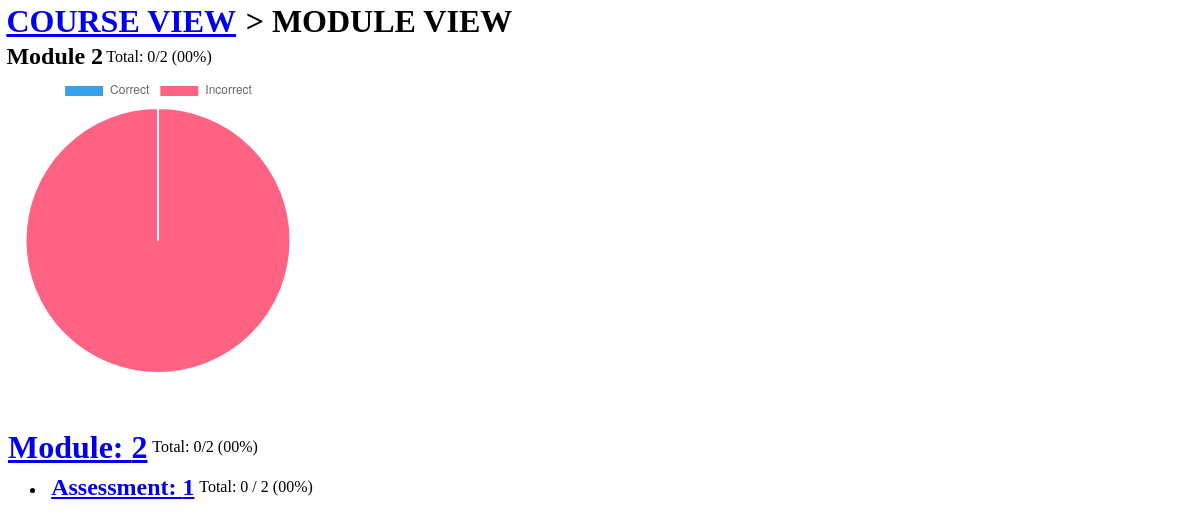
Before: /module/2 with the older database file.
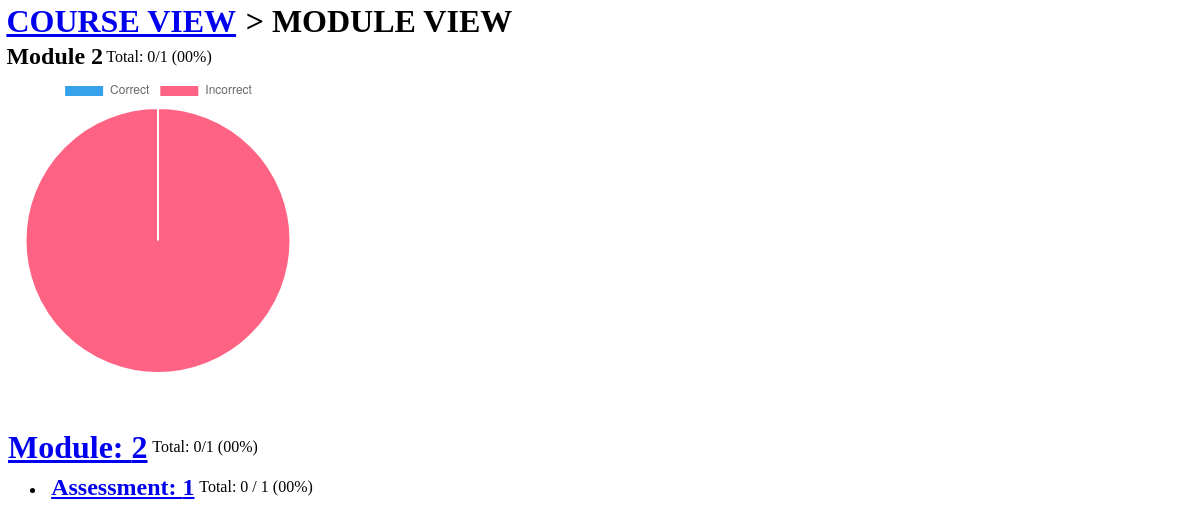
After: the same page with the newer database file.
### my_app/models.py (models this page shows)
class StudentAnswers(db.Model):
    id = db.Column(db.Integer, primary_key=True)
    student_id = db.Column(db.Integer)
    timestamp = db.Column(db.DateTime, nullable=False, default=datetime.utcnow)
    course_id = db.Column(db.Integer)
    module_id = db.Column(db.Integer)
    assessment_id = db.Column(db.Integer)
    question_id = db.Column(db.Integer)
    answer_id = db.Column(db.Integer)
    correct_answer = db.Column(db.Boolean, default=False, nullable=False)
    marks = db.Column(db.Integer)

### my_app/routes.py (the view)
@app.route("/module/<int:module_id>")
def module_view(module_id):
    student_id = 1
    list_of_student_answers = (
        StudentAnswers.query.filter_by(student_id=student_id)
        .filter_by(module_id=module_id)
        .all()
    )
    dictionary_of_possible_marks = {}
    dictionary_of_total_marks = {}
    dictionary_of_modules_with_possible_marks = {}
    dictionary_of_modules_with_total_marks = {}
    list_of_all_assessments_in_module = list(
        set(
            [
                answer.assessment_id
                for answer in list_of_student_answers
                if answer.module_id == module_id
            ]
        )
    )
    for assessment in list_of_all_assessments_in_module:
        dictionary_of_possible_marks[assessment] = sum(
            [
                answer.marks
                for answer in list_of_student_answers
                if answer.assessment_id == assessment
            ]
        )
    for assessment in list_of_all_assessments_in_module:
        dictionary_of_total_marks[assessment] = sum(
            [
                answer.marks
                for answer in list_of_student_answers
                if answer.assessment_id == assessment and answer.correct_answer
            ]
        )
    dictionary_of_modules_with_possible_marks.setdefault(module_id, []).append(
        dictionary_of_possible_marks
    )
    dictionary_of_modules_with_total_marks.setdefault(module_id, []).append(
        dictionary_of_total_marks
    )
    dictionary_of_modules_with_total_marks = {
        key: value[0] for key, value in dictionary_of_modules_with_total_marks.items()
    }
    dictionary_of_modules_with_possible_marks = {
        key: value[0]
        for key, value in dictionary_of_modules_with_possible_marks.items()
    }
    results_dict = {}
    for module_id, assessments in dictionary_of_modules_with_possible_marks.items():
        results_dict[module_id] = {}
        for assessment_id, possible_marks in assessments.items():
            total_marks = dictionary_of_modules_with_total_marks[module_id][
                assessment_id
            ]
            output_tuple = (total_marks, possible_marks)
            results_dict[module_id][assessment_id] = output_tuple
    total_marks = 0
    available_marks = 0
    module_totals = {}
    for module_id, assessments_dict in results_dict.items():
        for assessment, marks_tuple in assessments_dict.items():
            total_marks += marks_tuple[0]
            available_marks += marks_tuple[1]
        module_totals[module_id] = (total_marks, available_marks)
    course_total_marks = 0
    course_available_marks = 0
    for _, results_tuple in module_totals.items():
        course_total_marks += results_tuple[0]
        course_available_marks += results_tuple[1]
    final_results = (course_total_marks, course_available_marks)
    return render_template(
        "module_view.html",
        module_id=module_id,
        final_results=final_results,  # (total_marks, possible_marks),
        module_totals=module_totals,  # {module: (total_marks, possible_marks)}
        results_dict=results_dict,  # {module: {assessment: (total_marks, possible_marks)}}
    )

### my_app/templates/module_view.html (shortened to what this page needs)
<!DOCTYPE html>
<html lang="en">
	<head>
		<link
			rel="stylesheet"
			href="{{url_for('static',filename='style.css')}}"
		/>
	</head>
	<body>
		<h1>
			<a href="{{ url_for('course_view') }}">COURSE VIEW</a> > MODULE VIEW
		</h1>
		<div class="content-block">
			<h2>Module {{ module_id }}</h2>
			<p>
				Total: {{final_results.0}}/{{final_results.1}} ({{ "%.2d" |
				format((final_results.0/final_results.1)*100)}}%)
			</p>
		</div>
		<div class="content-block">
			<div
				class="chart-container"
				style="position: relative; height: 20vh; margin-bottom: 12rem"
			>
				<canvas id="myChart"></canvas>
			</div>
		</div>
		{% for module, assessment_dict in results_dict.items() %}
		<div class="content-block">
			<a href="{{ url_for('module_view',module_id=module) }}">
				<h1>Module: {{module}}</h1>
			</a>
			<p>
				Total: {% for module_id, results_tuple in module_totals.items()
				%} {% if module_id == module %}
				{{results_tuple.0}}/{{results_tuple.1}} ({{ "%.2d" |
				format((results_tuple.0/results_tuple.1)*100)}}%) {% endif %} {%
				endfor %}
			</p>
		</div>
		<ul>
			{% for assessment, results_tuple in assessment_dict.items() %}
			<li>
				<div class="content-block">
					<a
						href="{{ url_for('assessment_view',assessment_id=assessment) }}"
					>
						<h2>Assessment: {{ assessment }}</h2>
					</a>
					<p>
						Total: {{results_tuple.0}} / {{results_tuple.1}} ({{
						"%.2d" |
						format((results_tuple.0/results_tuple.1)*100)}}%)
					</p>
				</div>
			</li>
			{% endfor %}
		</ul>
		{% endfor %}
		<script>
			const correct = '{{final_results.0}}';
			const incorrect = '{{final_results.1-final_results.0}}';
			const ctx = document.getElementById('myChart').getContext('2d');
			const myChart = new Chart(ctx, {
				type: 'pie',
				data: {
					labels: ['Correct', 'Incorrect'],
					datasets: [
						{
							label: 'My First Dataset',
							data: [correct, incorrect],
							backgroundColor: [
								'rgb(54, 162, 235)',
								'rgb(255, 99, 132)',
							],
							hoverOffset: 4,
						},
					],
				},
			});
		</script>
	</body>
</html>

### my_app/static/style.css (style rules this page uses)
* { margin: 0.1rem; }
.content-block { display: flex; align-items: left; vertical-align: bottom; margin-bottom: auto; margin-top: auto; }
.content-block > p { margin-bottom: auto; margin-top: auto; }

Changed rows visible on the page:
changed StudentAnswers: results_tuple "2" → "1"
Other visible differences:
{{ final_results.1 }}: "2" → "1"
list line gone: "0 / 2 ( 00 %)"
new list line: "0 / 1 ( 00 %)"
